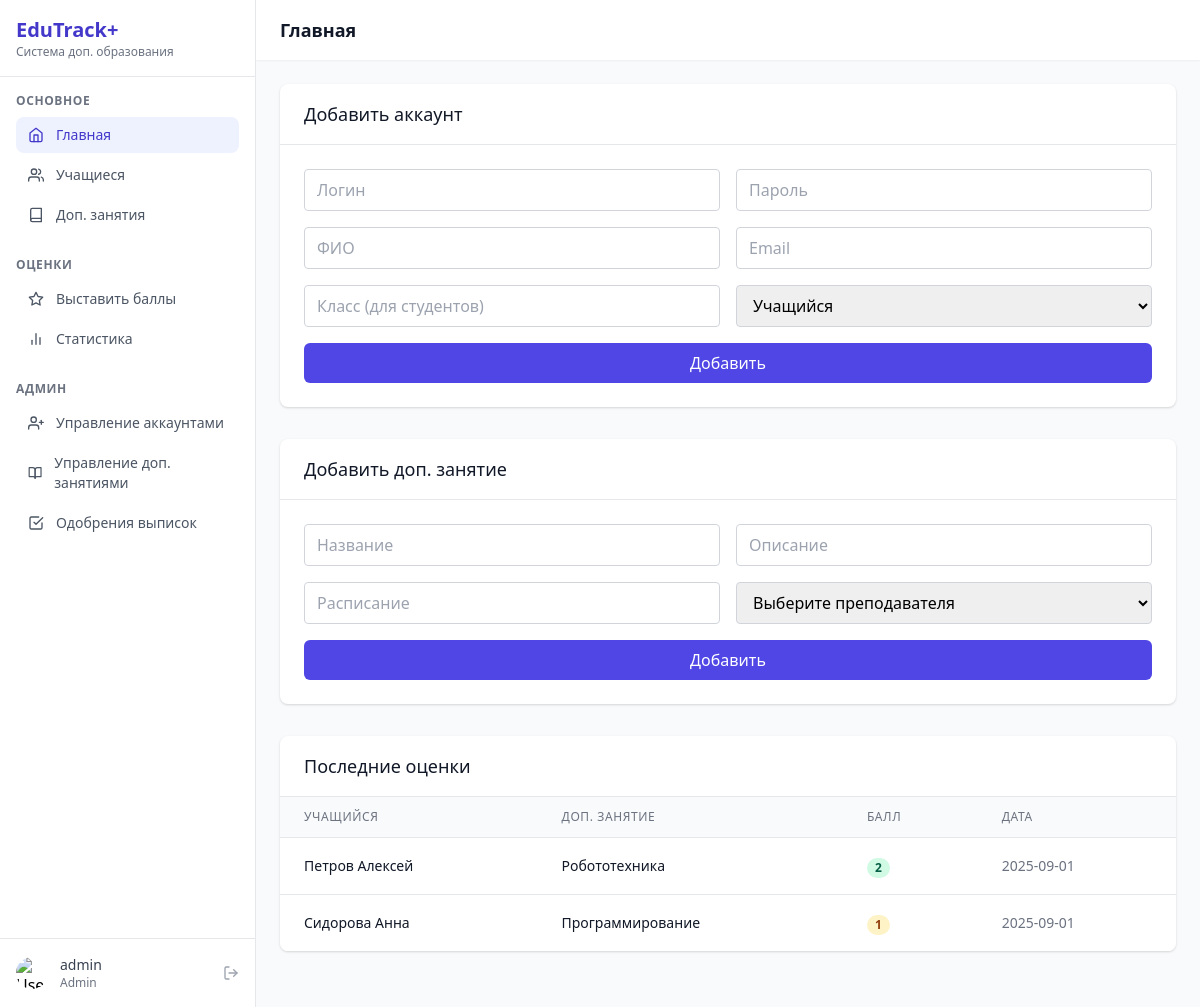
/index.php (signed in), run on the app's committed database.
### tables this page shows
CREATE TABLE `grades` (
  `id` int NOT NULL,
  `enrollment_id` int NOT NULL,
  `date` date NOT NULL,
  `grade` enum('0','1','2') NOT NULL,
  `attendance` enum('present','absent') DEFAULT 'present',
  `comment` text,
  `created_at` timestamp NULL DEFAULT CURRENT_TIMESTAMP
);

CREATE TABLE `users` (
  `id` int NOT NULL,
  `username` varchar(50) NOT NULL,
  `password_hash` varchar(255) NOT NULL,
  `role` enum('admin','teacher','student') NOT NULL,
  `full_name` varchar(100) NOT NULL,
  `email` varchar(100) NOT NULL,
  `class` varchar(20) DEFAULT NULL,
  `created_at` timestamp NULL DEFAULT CURRENT_TIMESTAMP
);

CREATE TABLE `courses` (
  `id` int NOT NULL,
  `name` varchar(100) NOT NULL,
  `description` text,
  `teacher_id` int NOT NULL,
  `schedule` varchar(100) DEFAULT NULL,
  `created_at` timestamp NULL DEFAULT CURRENT_TIMESTAMP
);

### index.php (the view, shortened to what this page needs)
<?php
$user_id = $_SESSION['user_id'];
include 'config.php';
?>
<!DOCTYPE html>
<html lang="ru">
<head>
    <link href="https://cdn.jsdelivr.net/npm/tailwindcss@2.2.19/dist/tailwind.min.css" rel="stylesheet">
    <link rel="stylesheet" href="https://unpkg.com/aos@next/dist/aos.css" />
</head>
<body class="bg-gray-50">
    <div class="flex h-screen overflow-hidden">
        <?php include __DIR__ . '/includes/sidebar.php'; ?>
        <div class="flex-1 overflow-y-auto">
            <header class="bg-white shadow-sm">
                <div class="px-6 py-4 flex items-center justify-between">
                    <h2 class="text-lg font-semibold text-gray-900">Главная</h2>
                </div>
            </header>
            <main class="p-6">
                <?php if ($role == 'admin' || $role == 'teacher'): ?>
                    <div class="bg-white rounded-lg shadow overflow-hidden mb-8">
                        <div class="px-6 py-4 border-b border-gray-200">
                            <h3 class="text-lg font-medium text-gray-900">Добавить аккаунт</h3>
                        </div>
                        <form method="POST" class="p-6 grid grid-cols-1 md:grid-cols-2 gap-4">
                            <input type="text" name="username" placeholder="Логин" required class="border border-gray-300 rounded px-3 py-2">
                            <input type="password" name="password" placeholder="Пароль" required class="border border-gray-300 rounded px-3 py-2">
                            <input type="text" name="full_name" placeholder="ФИО" required class="border border-gray-300 rounded px-3 py-2">
                            <input type="email" name="email" placeholder="Email" required class="border border-gray-300 rounded px-3 py-2">
                            <input type="text" name="class" placeholder="Класс (для студентов)" class="border border-gray-300 rounded px-3 py-2">
                            <?php if ($role == 'admin'): ?>
                                <select name="role" class="border border-gray-300 rounded px-3 py-2">
                                    <option value="student">Учащийся</option>
                                </select>
                            <?php else: ?>
                                <input type="hidden" name="role" value="student">
                            <?php endif; ?>
                            <button type="submit" class="md:col-span-2 bg-indigo-600 text-white py-2 rounded-md hover:bg-indigo-700">Добавить</button>
                        </form>
                    </div>
                <?php endif; ?>
                <?php if ($role == 'admin' || $role == 'teacher'): ?>
                    <div class="bg-white rounded-lg shadow overflow-hidden mb-8">
                        <div class="px-6 py-4 border-b border-gray-200">
                            <h3 class="text-lg font-medium text-gray-900">Добавить доп. занятие</h3>
                        </div>
                        <form method="POST" class="p-6 grid grid-cols-1 md:grid-cols-2 gap-4">
                            <input type="text" name="name" placeholder="Название" required class="border border-gray-300 rounded px-3 py-2">
                            <input type="text" name="description" placeholder="Описание" class="border border-gray-300 rounded px-3 py-2">
                            <input type="text" name="schedule" placeholder="Расписание" class="border border-gray-300 rounded px-3 py-2">
                            <?php if ($role == 'admin'): ?>
                                <select name="teacher_id" required class="border border-gray-300 rounded px-3 py-2">
                                    <option value="">Выберите преподавателя</option>
                                </select>
                            <?php else: ?>
                                <input type="hidden" name="teacher_id" value="<?php echo $user_id; ?>">
                            <?php endif; ?>
                            <button type="submit" class="md:col-span-2 bg-indigo-600 text-white py-2 rounded-md hover:bg-indigo-700">Добавить</button>
                        </form>
                    </div>
                <?php endif; ?>
                <div class="bg-white rounded-lg shadow overflow-hidden mb-8">
                    <div class="px-6 py-4 border-b border-gray-200">
                        <h3 class="text-lg font-medium text-gray-900">Последние оценки</h3>
                    </div>
                    <div class="overflow-x-auto">
                        <table class="min-w-full divide-y divide-gray-200">
                            <thead class="bg-gray-50">
                                <tr>
                                    <th class="px-6 py-3 text-left text-xs font-medium text-gray-500 uppercase tracking-wider">Учащийся</th>
                                    <th class="px-6 py-3 text-left text-xs font-medium text-gray-500 uppercase tracking-wider">Доп. занятие</th>
                                    <th class="px-6 py-3 text-left text-xs font-medium text-gray-500 uppercase tracking-wider">Балл</th>
                                    <th class="px-6 py-3 text-left text-xs font-medium text-gray-500 uppercase tracking-wider">Дата</th>
                                </tr>
                            </thead>
                            <tbody class="bg-white divide-y divide-gray-200">
                                <?php
                                $where_clause = ($role === 'student') ? "AND e.student_id = $user_id" : "";
                                $result = $conn->query("
                                    SELECT u.full_name, c.name as course, g.grade, g.date
                                    FROM grades g
                                    JOIN enrollments e ON g.enrollment_id = e.id
                                    JOIN users u ON e.student_id = u.id
                                    JOIN courses c ON e.course_id = c.id
                                    WHERE 1=1 $where_clause
                                    ORDER BY g.date DESC
                                    LIMIT 5
                                ");
                                if ($result && $result->num_rows > 0):
                                    while ($grade = $result->fetch_assoc()):
                                ?>
                                    <tr>
                                        <td class="px-6 py-4 whitespace-nowrap text-sm text-gray-900">
                                            <?php echo htmlspecialchars($grade['full_name']); ?>
                                        </td>
                                        <td class="px-6 py-4 whitespace-nowrap text-sm text-gray-900">
                                            <?php echo htmlspecialchars($grade['course']); ?>
                                        </td>
                                        <td class="px-6 py-4 whitespace-nowrap">
                                            <span class="px-2 inline-flex text-xs leading-5 font-semibold rounded-full <?php echo ($grade['grade'] == 2 ? 'bg-green-100 text-green-800' : ($grade['grade'] == 1 ? 'bg-yellow-100 text-yellow-800' : 'bg-red-100 text-red-800')); ?>">
                                                <?php echo $grade['grade']; ?>
                                            </span>
                                        </td>
                                        <td class="px-6 py-4 whitespace-nowrap text-sm text-gray-500">
                                            <?php echo htmlspecialchars($grade['date']); ?>
                                        </td>
                                    </tr>
                                <?php endwhile; endif; ?>
                            </tbody>
                        </table>
                    </div>
                </div>
            </main>
        </div>
    </div>
    <?php include __DIR__ . '/includes/footer.php'; ?>
</body>
</html>

### data on the page
grades: users.full_name "Петров Алексей", courses.name "Робототехника", grade "2", date "2025-09-01"
grades: users.full_name "Сидорова Анна", courses.name "Программирование", grade "1", date "2025-09-01"

### other printed values
$_SESSION['username'] "admin"
$_SESSION['role'] "Admin"
